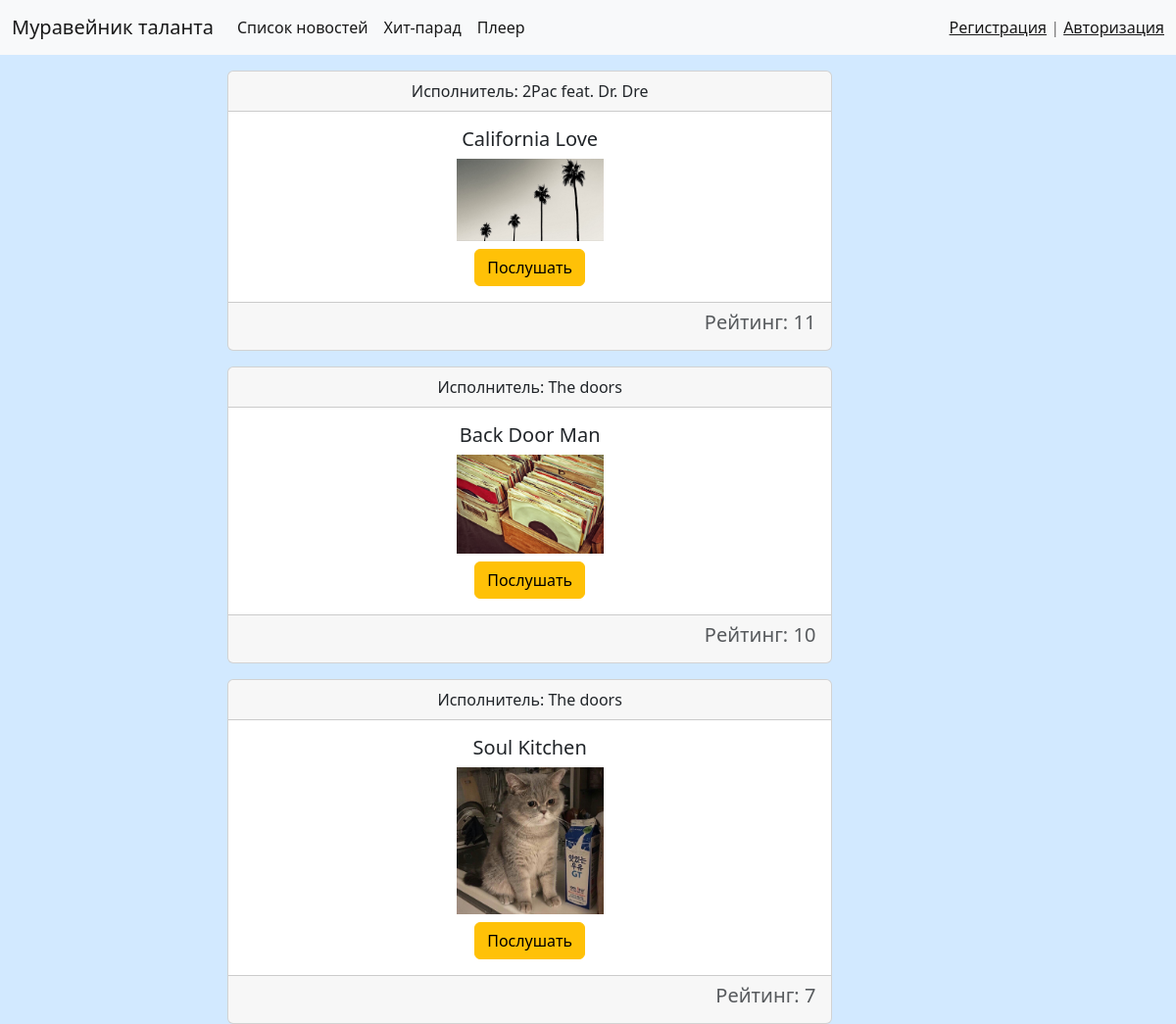
The page /chart/ (upper part) on the database as committed earlier.
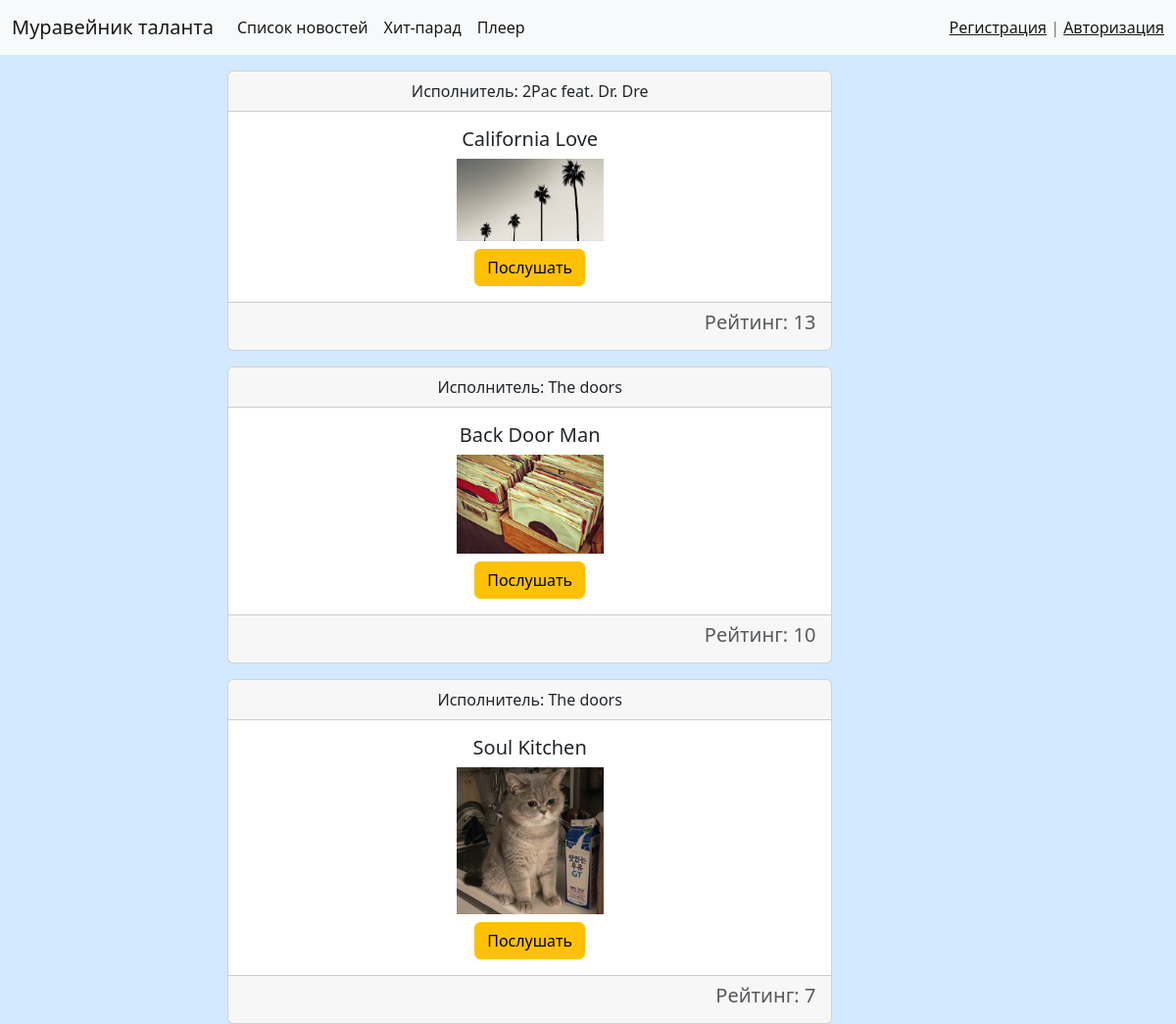
The same page on the database as committed later.
### news/models.py (models this page shows, shortened)
class Song(models.Model):
    title= models.TextField()
    artist= models.TextField()
    image= models.ImageField(blank=True)
    rating = models.IntegerField(default=0)
    audio_file = models.FileField(upload_to='songs/',blank=True,null=True)
    review = models.ForeignKey('Review', on_delete=models.PROTECT,blank=True, null=True, verbose_name='Обзор')
    paginate_by = 2
    class Meta:
        verbose_name = 'Песня'
        verbose_name_plural = 'Песни'
        ordering = ['-rating',]
    def get_absolute_url(self):
        return reverse('view_song', kwargs={"pk": self.pk})

### news/views.py (the view)
# urls.py: path('chart/', chart, name='chart'),
def chart(request):
    songs = Song.objects.all()
    context ={
        'songs': songs
    }
    return render(request, "news/chart.html", context)

### news/templates/news/chart.html (shortened to what this page needs)
{% extends 'base.html' %}
{% block content %}
{% for item in songs %}
<div class="card text-center col-md-8 mb-3">
    <div class="card-header">
        Исполнитель: {{ item.artist }}
    </div>
    <div class="card-body">
        <div class="media">
            <div class="media-body">
                <h5 class="card-title">{{ item.title }}</h5>
                <img src="{{ item.image.url }}" alt="" width="150" class="">
            </div>
            <a href="{{item.get_absolute_url}}" class="btn btn-warning mt-2">Послушать</a>
        </div>
    </div>
    <div class="card-footer text-end text-muted">
        <h5>Рейтинг: {{ item.rating }}</h5>
    </div>
</div>
{% endfor %}
{% endblock %}

### templates/base.html (shortened to what this page needs)
{% load static %}
<!doctype html>
<html lang="en">
<head>
    <link href="{% static 'bootstrap/css/bootstrap.min.css' %}" rel="stylesheet">
    <link href="{% static 'css/style.css' %}" rel="stylesheet">
</head>
<body>
{% include 'inc/_nav.html' %}
<div class="container mt-3">
    <div class="row">
        <div class="col-md-2">
        </div>
        <div class="col-md-10">
            {% block content %} Contents axax {% endblock %}
        </div>
    </div>
</div>
</body>
</html>

### templates/inc/_nav.html (shortened to what this page needs)
<nav class="navbar navbar-expand-lg bg-light">
    <div class="container-fluid">
        <a class="navbar-brand" href="{% url 'home' %}">Муравейник таланта</a>
        <div class="collapse navbar-collapse" id="navbarSupportedContent">
            <ul class="navbar-nav me-auto mb-2 mb-lg-0">
                <li class="nav-item">
                    <a class="nav-link active" aria-current="page" href="{% url 'home' %}">Список новостей</a>
                </li>
                <li class="nav-item">
                    <a class="nav-link active" aria-current="page" href="{% url 'chart' %}">Хит-парад</a>
                </li>
                <li class="nav-item">
                    <a class="nav-link active" aria-current="page" href="{% url 'music' %}">Плеер</a>
                </li>
            </ul>
            {% if request.user.is_authenticated %}
            Ура! Вы вошли под именем: {{ user.username }} | <a href="{% url 'logout' %}">Выйти</a>
            {% else %}
            <span class="navbar-text">
                <a href="{% url 'register' %}">Регистрация</a> | <a href="{% url 'login' %}">Авторизация</a>
            </span>
            {% endif %}
        </div>
    </div>
</nav>

### myproject/static/css/style.css (style rules this page uses)
body { background-color: rgb(210, 233, 255); }
a { color:rgb(0, 0, 0); }

Rows that differ between the two databases and show on the page:
changed Song "California Love": rating "11" → "13"
